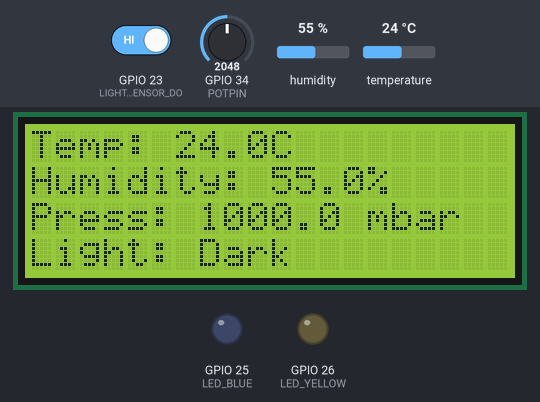
Bench run of a sketch on a simulated ESP32. Parts: 20×4 character LCD, output pins drawn as LEDs (lit = HIGH). The test bench sets the inputs (shaded band); at power-on: GPIO 23 (LIGHT_SENSOR_DO) HIGH, humidity 55 %, GPIO 34 (POTPIN) = 2048, temperature 24 °C. WiFi joins after 1.5 s; servers stay silent unless stated; web services answer with replies made up by the test bench; what the sketch prints to the serial monitor is not drawn.

Above: at 4.8 s.
4.9 s: GPIO 23 (LIGHT_SENSOR_DO) driven LOW
At 20.4 s:
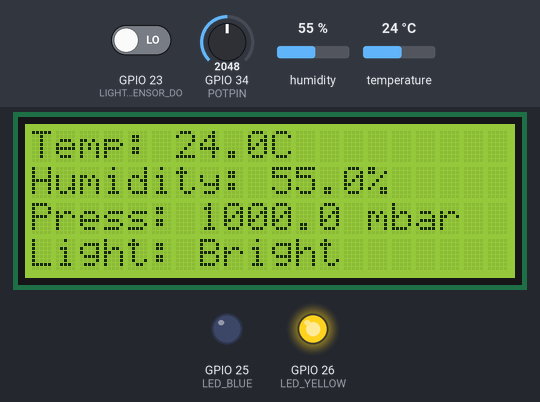
20.8 s: GPIO 23 (LIGHT_SENSOR_DO) driven HIGH
At 34.64 s:
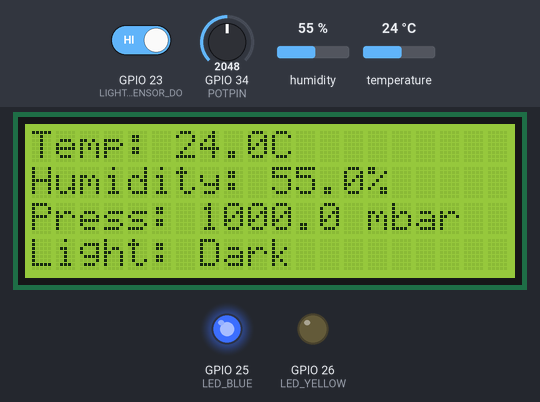
36.1 s: humidity set to 22 %
At 50.7 s:
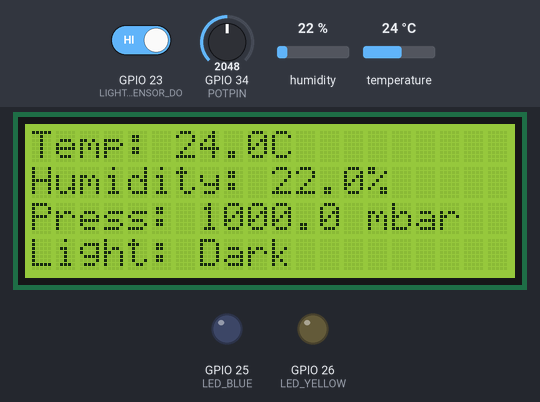
51.4 s: GPIO 34 (POTPIN) set to 2866
At 65.8 s:
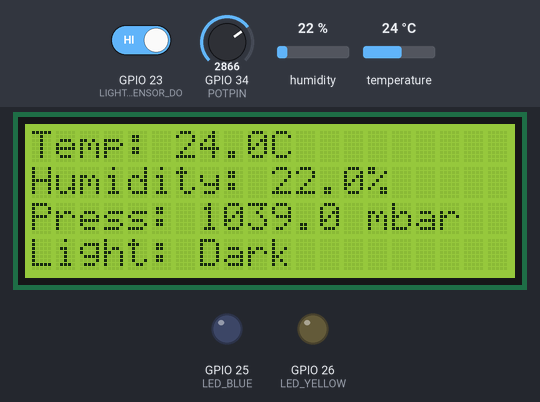
66.8 s: temperature set to 12 °C
At 82.2 s:
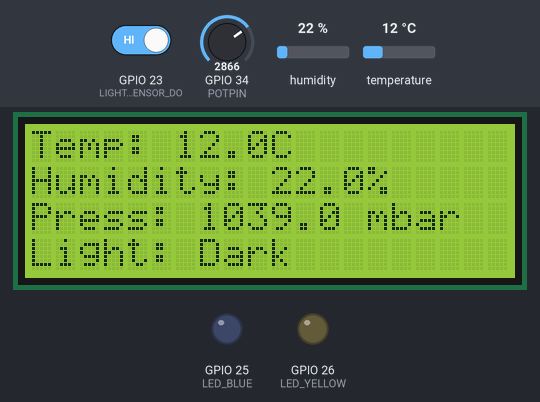
Timing chart, 0 to 83.1 s (numbered marks = the images above; inputs shaded):
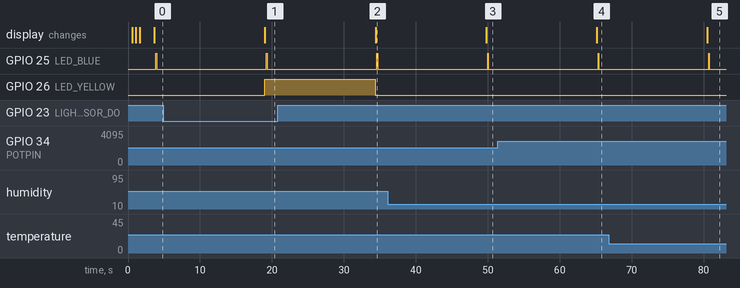

The sketch:

sketch.ino
```cpp
#include <DHT.h>
#include <WiFi.h>
#include <HTTPClient.h>
#include <Wire.h>
#include <LiquidCrystal_I2C.h>

// Pin definitions
#define DHTPIN 27        // DHT22 on GPIO27
#define DHTTYPE DHT22
#define POTPIN 34        // Potentiometer on GPIO34
#define LED_YELLOW 26    // Yellow LED
#define LED_BLUE 25      // Blue LED
#define LIGHT_SENSOR_DO 23  // Light sensor Digital pin (DO)

// WiFi credentials
const char* ssid = "Wokwi-GUEST";
const char* password = "";

// ThingSpeak settings
String apiKey = "73054HYD33PZ95EP";
const char* server = "api.thingspeak.com";

// Initialize LCD (20x4 LCD with I2C adapter at address 0x27)
LiquidCrystal_I2C lcd(0x27, 20, 4);

// DHT sensor instance
DHT dht(DHTPIN, DHTTYPE);

void setup() {
  Serial.begin(115200);

  // Initialize LCD
  Wire.begin();
  lcd.init();
  lcd.backlight();

  // Initialize pins
  pinMode(LED_YELLOW, OUTPUT);
  pinMode(LED_BLUE, OUTPUT);
  pinMode(LIGHT_SENSOR_DO, INPUT);

  // Initialize DHT sensor
  dht.begin();

  // Display connecting message
  lcd.clear();
  lcd.setCursor(0, 0);
  lcd.print("Connecting to WiFi");

  // Connect to WiFi
  WiFi.begin(ssid, password);

  while(WiFi.status() != WL_CONNECTED) {
    delay(500);
    Serial.print(".");
    lcd.print(".");
  }

  lcd.clear();
  lcd.setCursor(0, 0);
  lcd.print("WiFi connected!");
  delay(2000);
}

void updateDisplay(float temperature, float humidity, float pressure, int lightLevel) {
  lcd.clear();

  // First line - Temperature
  lcd.setCursor(0, 0);
  lcd.print("Temp: ");
  lcd.print(temperature, 1);
  lcd.print("C");

  // Second line - Humidity
  lcd.setCursor(0, 1);
  lcd.print("Humidity: ");
  lcd.print(humidity, 1);
  lcd.print("%");

  // Third line - Pressure
  lcd.setCursor(0, 2);
  lcd.print("Press: ");
  lcd.print(pressure, 1);
  lcd.print(" mbar");

  // Fourth line - Light level
  lcd.setCursor(0, 3);
  lcd.print("Light: ");
  // Digital output is LOW when light is detected
  if (lightLevel == LOW) {
    lcd.print("Bright");
  } else {
    lcd.print("Dark");
  }
}

void loop() {
  // Read sensor values
  float humidity = dht.readHumidity();
  float temperature = dht.readTemperature();
  int pressureRaw = analogRead(POTPIN);
  float pressure = map(pressureRaw, 0, 4095, 900, 1100);

  // Read light sensor digital value
  int lightLevel = digitalRead(LIGHT_SENSOR_DO);

  // LED control - LED ON when bright (lightLevel is LOW)
  digitalWrite(LED_YELLOW, !lightLevel);

  // Check if DHT readings failed
  if (isnan(humidity) || isnan(temperature)) {
    Serial.println("Failed to read from DHT sensor!");
    return;
  }

  // Update LCD display
  updateDisplay(temperature, humidity, pressure, lightLevel);

  // Send data to ThingSpeak
  if(WiFi.status() == WL_CONNECTED) {
    HTTPClient http;

    String url = "http://api.thingspeak.com/update?api_key=" + apiKey;
    url += "&field1=" + String(temperature);
    url += "&field2=" + String(humidity);
    url += "&field3=" + String(pressure);
    url += "&field4=" + String(!lightLevel * 100); // Convert to 0 or 100 for better visualization

    http.begin(url);
    int httpCode = http.GET();

    if (httpCode > 0) {
      String payload = http.getString();
      Serial.println("ThingSpeak Update: " + payload);
      digitalWrite(LED_BLUE, HIGH);
      delay(100);
      digitalWrite(LED_BLUE, LOW);
    } else {
      Serial.println("Error on HTTP request");
    }

    http.end();
  }

  // Print values to Serial Monitor
  Serial.print("Temperature: ");
  Serial.print(temperature);
  Serial.print("°C, Humidity: ");
  Serial.print(humidity);
  Serial.print("%, Pressure: ");
  Serial.print(pressure);
  Serial.print("mbar, Light: ");
  Serial.println(lightLevel == LOW ? "Bright" : "Dark");

  delay(15000);
}
```

Measured:
- after the input at 4.9 s, GPIO 26 (LED_YELLOW): LOW → HIGH after 14.1 s; the display: changes after 14.1 s (image 1)
- after the input at 20.8 s, GPIO 26 (LED_YELLOW): HIGH → LOW after 13.5 s; the display: changes after 13.6 s (image 2)
- after the input at 36.1 s, the display: changes after 13.7 s (image 3)
- after the input at 51.4 s, the display: changes after 13.7 s (image 4)
- after the input at 66.8 s, the display: changes after 13.7 s (image 5)
